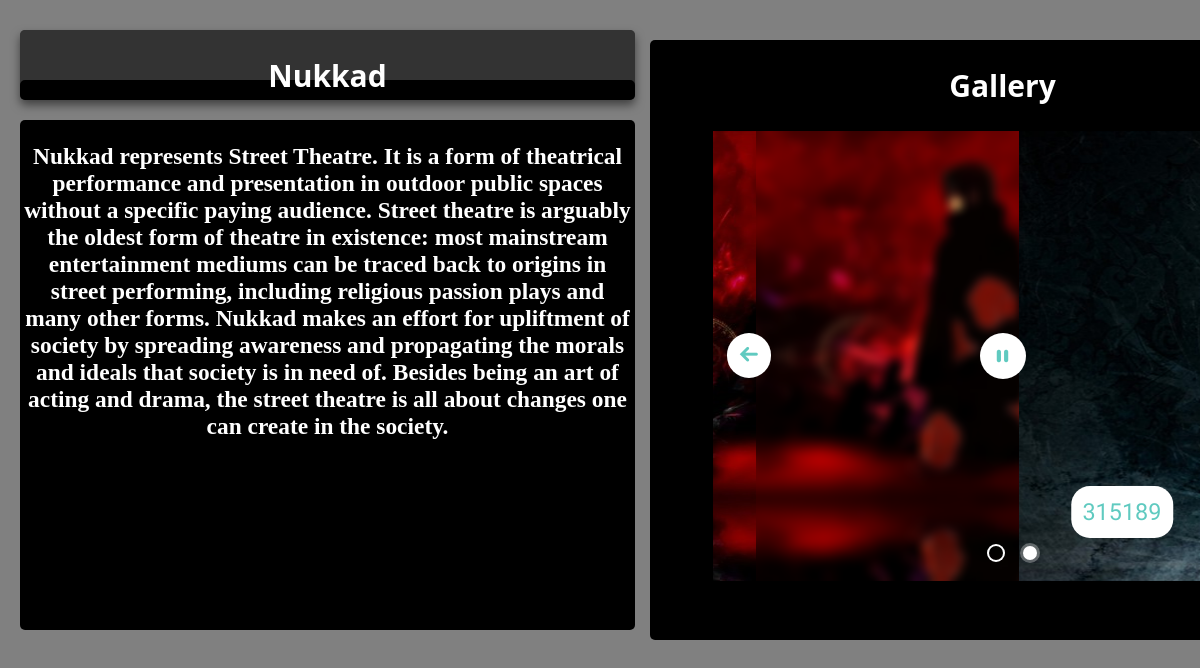
/events.php?id=4, run on the app's committed database.
### tables this page shows
CREATE TABLE IF NOT EXISTS `events` (
  `event_id` tinyint(5) NOT NULL,
  `event_name` varchar(20) NOT NULL,
  `description` text NOT NULL,
  `date` varchar(20) NOT NULL,
  `venue` varchar(30) NOT NULL,
  `hasregis` tinyint(1) NOT NULL,
  `img_src` text NOT NULL,
  `short_detail` text NOT NULL,
  PRIMARY KEY (`event_id`)
);

### events.php (the view, shortened to what this page needs)
<?php require_once("includes/connection.php"); ?>
<?php
			$id=$_GET['id'];
			$query = "SELECT * from events
						where event_id={$id}
						";
						if(!$result = $db->query($query)){
							die('There was an error running the query [' . $db->error . ']');
							}
						else{
								$row=$result->fetch_assoc();
								$description=$row['description'];
								$name=$row['event_name'];
							}
if (!isset($_GET['isAjax'])) {
?>
<html>
	<head>
		<link rel="stylesheet" type="text/css" href="css/style.css">
	<link rel="stylesheet" type="text/css" href="engine0/style.css" />
	</head>
	<body bgcolor="gray">
		<?php }?>
		<div class="demo" id="eventname">
		    <h2 style=<?php if(!isset($_GET['isAjax'])) echo"top:0px"; else echo""?>><?php echo"{$name}"?></h2>
        </div>
        <div class="demo" id="eventinfo">
		    <h3><?php echo"{$description}"?></h3>
        </div>
        <div class="demo" id="eventgallery">
		     <h2>Gallery</h2>
	<div id="wowslider-container0">
	<div class="ws_images"><ul>
		<li><a href="http://wowslider.com/vf"><img src="data0/images/315189.jpg" alt="full screen slider" title="315189" id="wows0_0"/></a></li>
	</ul></div>
	<div class="ws_bullets"><div>
		<a href="#" title="315189"><img src="data0/tooltips/315189.jpg" alt="315189"/>1</a>
		<a href="#" title="1907569"><img src="data0/tooltips/1907569.jpg" alt="1907569"/>2</a>
	</div></div><span class="wsl"><a href="http://wowslider.com/vu">image carousel</a> by WOWSlider.com v7.2</span>
	</div>
        	<div class="show-off" id="egallery"></div>
        </div>
 </body>
 </html>

### css/style.css (style rules this page uses)
html * { -webkit-font-smoothing: antialiased; -moz-osx-font-smoothing: grayscale; }
body { font-size: 100%; font-family: "Droid Serif", serif; }
a { color: #acb7c0; text-decoration: none; font-family: "Open Sans", sans-serif; }
img { max-width: 100%; }
h1, h2 { font-family: "Open Sans", sans-serif; font-weight: bold; }
li { margin: 10px; z-index: 50; }
.demo { background-color: black; position: relative; overflow: hidden; border-radius: 5px; transition: all 0.5s cubic-bezier(0.005, 1.650, 1.000, -0.600); transition-timing-function: cubic-bezier(0.005, 1.650, 1.000, -0.600); opacity: 1; text-align: center; font-size: 20px; color: white; }
.show-off { position: absolute; transition: 0.5s; background: linear-gradient(30deg, rgba(255, 255, 255, 0)50%, rgba(255, 255, 255, 0.7)100%); }
#eventname { position: absolute; top: 30px; left: 20px; height: 70px; width: 615px; box-shadow: inset 0 50px rgba(255,255,255,0.2), inset 0 -15px 30px rgba(0,0,0,0.4), 0 5px 10px rgba(0,0,0,0.5); }
#eventinfo { position: absolute; top: 120px; left: 20px; height: 510px; width: 615px; }
#eventgallery { position: absolute; top: 30px; left: 640px; height: 600px; width: 705px; /// padding:10px; margin:10px; }
#egallery { position: absolute; top: 100px; left: -1350px; height: 90%; width:1400px; transform: rotate(45deg); ///////// padding:10px; margin:10px; }
li { display: inline; }

### engine0/style.css (style rules this page uses)
#wowslider-container0 { display: table; zoom: 1; position: relative; width: auto; max-height:450px; margin:0px auto 0px; z-index:90; text-align:left; font-size: 10px; -webkit-box-sizing: content-box; -moz-box-sizing: content-box; box-sizing: content-box; }
#wowslider-container0 .ws_images ul { position:relative; width: 10000%; height:100%; left:0; list-style:none; margin:0; padding:0; border-spacing:0; overflow: visible; }
#wowslider-container0 .ws_images ul li { position: relative; width:1%; height:100%; line-height:0; overflow: hidden; float:left; font-size:0; padding:0 0 0 0 !important; margin:0 0 0 0 !important; }
#wowslider-container0 .ws_images { position: relative; left:0; top:0; height:100%; max-height:450px; max-width: 580px; vertical-align: top; border:none; overflow: hidden; }
#wowslider-container0 .ws_images ul a { width:100%; height:100%; max-height:450px; display:block; color:transparent; }
#wowslider-container0 img { max-width: none !important; }
#wowslider-container0 .ws_images ul img, #wowslider-container0 .ws_images > div > img { width:100%; border:none 0; max-width: none; padding:0; margin:0; }
#wowslider-container0 .ws_images > div > img { max-height:450px; }
#wowslider-container0 a { text-decoration: none; outline: none; border: none; }
#wowslider-container0 .ws_bullets { float: left; position:absolute; z-index:70; }
#wowslider-container0 .ws_bullets div { position:relative; float:left; font-size: 0px; }
#wowslider-container0.ws_gestures { cursor: -webkit-grab; cursor: -moz-grab; }
#wowslider-container0 .ws_bullets { padding: 10px; }
#wowslider-container0 .ws_bullets a { position:relative; display: inline-block; margin: 4px 10px; padding: 7px; width: 0; -webkit-border-radius: 50%; -moz-border-radius: 50%; border-radius: 50%; -webkit-box-shadow: 0 0 0 2px #fff; -moz-box-shadow: 0 0 0 2px #fff; box-shadow: 0 0 0 2px #fff; -webkit-transition: all 0.3s; -moz-transition: all 0.3s; -ms-transition: all 0.3s; -o-transition: all 0.3s; transition: all 0.3s; }
#wowslider-container0 .ws_bullets a.ws_selbull, #wowslider-container0 .ws_bullets a:hover { background-color: #fff; -webkit-box-shadow: 0 0 0 3px rgba(255,255,255,0.3); -moz-box-shadow: 0 0 0 3px rgba(255,255,255,0.3); box-shadow: 0 0 0 3px rgba(255,255,255,0.3); }
#wowslider-container0 .ws_bullets { bottom:7px; left:50%; }
#wowslider-container0 .ws_bullets div { left:-50%; }

### data on the page
events: event_name "Nukkad", description "Nukkad represents Street Theatre. It is a form of theatrical performance and presentation in outdoor public spaces without a specific paying audience. Street theatre is arguably the oldest form of theatre in existence: most mainstream entertainment mediums can be traced back to origins in street performing, including religious passion plays and many other forms. Nukkad makes an effort for upliftment of society by spreading awareness and propagating the morals and ideals that society is in need of. Besides being an art of acting and drama, the street theatre is all about changes one can create in the society."
